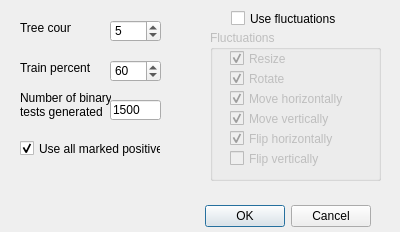
<?xml version="1.0" encoding="UTF-8"?>
<ui version="4.0">
 <class>TrainParameters</class>
 <widget class="QDialog" name="TrainParameters">
  <property name="geometry">
   <rect>
    <x>0</x>
    <y>0</y>
    <width>400</width>
    <height>232</height>
   </rect>
  </property>
  <property name="sizePolicy">
   <sizepolicy hsizetype="Fixed" vsizetype="Fixed">
    <horstretch>0</horstretch>
    <verstretch>0</verstretch>
   </sizepolicy>
  </property>
  <property name="windowTitle">
   <string>Dialog</string>
  </property>
  <widget class="QDialogButtonBox" name="buttonBox">
   <property name="geometry">
    <rect>
     <x>30</x>
     <y>200</y>
     <width>341</width>
     <height>32</height>
    </rect>
   </property>
   <property name="orientation">
    <enum>Qt::Horizontal</enum>
   </property>
   <property name="standardButtons">
    <set>QDialogButtonBox::Cancel|QDialogButtonBox::Ok</set>
   </property>
  </widget>
  <widget class="QSpinBox" name="edtTreeCount">
   <property name="geometry">
    <rect>
     <x>110</x>
     <y>20</y>
     <width>51</width>
     <height>22</height>
    </rect>
   </property>
   <property name="minimum">
    <number>1</number>
   </property>
   <property name="maximum">
    <number>10</number>
   </property>
   <property name="value">
    <number>5</number>
   </property>
  </widget>
  <widget class="QLabel" name="label">
   <property name="geometry">
    <rect>
     <x>20</x>
     <y>20</y>
     <width>51</width>
     <height>16</height>
    </rect>
   </property>
   <property name="text">
    <string>Tree count</string>
   </property>
  </widget>
  <widget class="QCheckBox" name="cbUseFluct">
   <property name="geometry">
    <rect>
     <x>231</x>
     <y>10</y>
     <width>111</width>
     <height>17</height>
    </rect>
   </property>
   <property name="text">
    <string>Use fluctuations</string>
   </property>
  </widget>
  <widget class="QGroupBox" name="grFluctuation">
   <property name="enabled">
    <bool>false</bool>
   </property>
   <property name="geometry">
    <rect>
     <x>210</x>
     <y>30</y>
     <width>171</width>
     <height>151</height>
    </rect>
   </property>
   <property name="title">
    <string>Fluctuations</string>
   </property>
   <widget class="QCheckBox" name="cbMoveHor">
    <property name="geometry">
     <rect>
      <x>20</x>
      <y>60</y>
      <width>121</width>
      <height>17</height>
     </rect>
    </property>
    <property name="text">
     <string>Move horizontally</string>
    </property>
    <property name="checked">
     <bool>true</bool>
    </property>
   </widget>
   <widget class="QCheckBox" name="cbResize">
    <property name="geometry">
     <rect>
      <x>20</x>
      <y>20</y>
      <width>70</width>
      <height>17</height>
     </rect>
    </property>
    <property name="text">
     <string>Resize</string>
    </property>
    <property name="checked">
     <bool>true</bool>
    </property>
   </widget>
   <widget class="QCheckBox" name="cbRotate">
    <property name="geometry">
     <rect>
      <x>20</x>
      <y>40</y>
      <width>70</width>
      <height>17</height>
     </rect>
    </property>
    <property name="text">
     <string>Rotate</string>
    </property>
    <property name="checked">
     <bool>true</bool>
    </property>
   </widget>
   <widget class="QCheckBox" name="cbFlipHor">
    <property name="geometry">
     <rect>
      <x>20</x>
      <y>100</y>
      <width>111</width>
      <height>17</height>
     </rect>
    </property>
    <property name="text">
     <string>Flip horizontally</string>
    </property>
    <property name="checked">
     <bool>true</bool>
    </property>
   </widget>
   <widget class="QCheckBox" name="cbFlipVertic">
    <property name="geometry">
     <rect>
      <x>20</x>
      <y>120</y>
      <width>111</width>
      <height>17</height>
     </rect>
    </property>
    <property name="text">
     <string>Flip vertically</string>
    </property>
    <property name="checked">
     <bool>false</bool>
    </property>
   </widget>
   <widget class="QCheckBox" name="cbMoveVert">
    <property name="geometry">
     <rect>
      <x>20</x>
      <y>80</y>
      <width>121</width>
      <height>17</height>
     </rect>
    </property>
    <property name="text">
     <string>Move vertically</string>
    </property>
    <property name="checked">
     <bool>true</bool>
    </property>
   </widget>
  </widget>
  <widget class="QLabel" name="label_2">
   <property name="geometry">
    <rect>
     <x>20</x>
     <y>60</y>
     <width>71</width>
     <height>16</height>
    </rect>
   </property>
   <property name="text">
    <string>Train percent</string>
   </property>
  </widget>
  <widget class="QSpinBox" name="edtTrainPercent">
   <property name="geometry">
    <rect>
     <x>110</x>
     <y>60</y>
     <width>51</width>
     <height>22</height>
    </rect>
   </property>
   <property name="toolTip">
    <string>% of positive examples that is used for training. Rest is used for validation</string>
   </property>
   <property name="minimum">
    <number>30</number>
   </property>
   <property name="maximum">
    <number>100</number>
   </property>
   <property name="singleStep">
    <number>5</number>
   </property>
   <property name="value">
    <number>60</number>
   </property>
  </widget>
  <widget class="QLabel" name="label_3">
   <property name="geometry">
    <rect>
     <x>20</x>
     <y>90</y>
     <width>91</width>
     <height>31</height>
    </rect>
   </property>
   <property name="text">
    <string>&lt;html&gt;&lt;head/&gt;&lt;body&gt;Number of binary&lt;br&gt;tests generated&lt;/body&gt;&lt;/html&gt;</string>
   </property>
  </widget>
  <widget class="QLineEdit" name="edtBinaryTests">
   <property name="geometry">
    <rect>
     <x>110</x>
     <y>100</y>
     <width>51</width>
     <height>20</height>
    </rect>
   </property>
   <property name="text">
    <string>1500</string>
   </property>
  </widget>
  <widget class="QCheckBox" name="cbUseAllPositiveFromGUI">
   <property name="geometry">
    <rect>
     <x>20</x>
     <y>140</y>
     <width>141</width>
     <height>17</height>
    </rect>
   </property>
   <property name="toolTip">
    <string>Use all positive examples that were marked in GUI or detected automatically</string>
   </property>
   <property name="text">
    <string>Use all marked positives</string>
   </property>
   <property name="checked">
    <bool>true</bool>
   </property>
  </widget>
 </widget>
 <resources/>
 <connections>
  <connection>
   <sender>buttonBox</sender>
   <signal>accepted()</signal>
   <receiver>TrainParameters</receiver>
   <slot>accept()</slot>
   <hints>
    <hint type="sourcelabel">
     <x>248</x>
     <y>254</y>
    </hint>
    <hint type="destinationlabel">
     <x>157</x>
     <y>274</y>
    </hint>
   </hints>
  </connection>
  <connection>
   <sender>buttonBox</sender>
   <signal>rejected()</signal>
   <receiver>TrainParameters</receiver>
   <slot>reject()</slot>
   <hints>
    <hint type="sourcelabel">
     <x>316</x>
     <y>260</y>
    </hint>
    <hint type="destinationlabel">
     <x>286</x>
     <y>274</y>
    </hint>
   </hints>
  </connection>
 </connections>
</ui>
